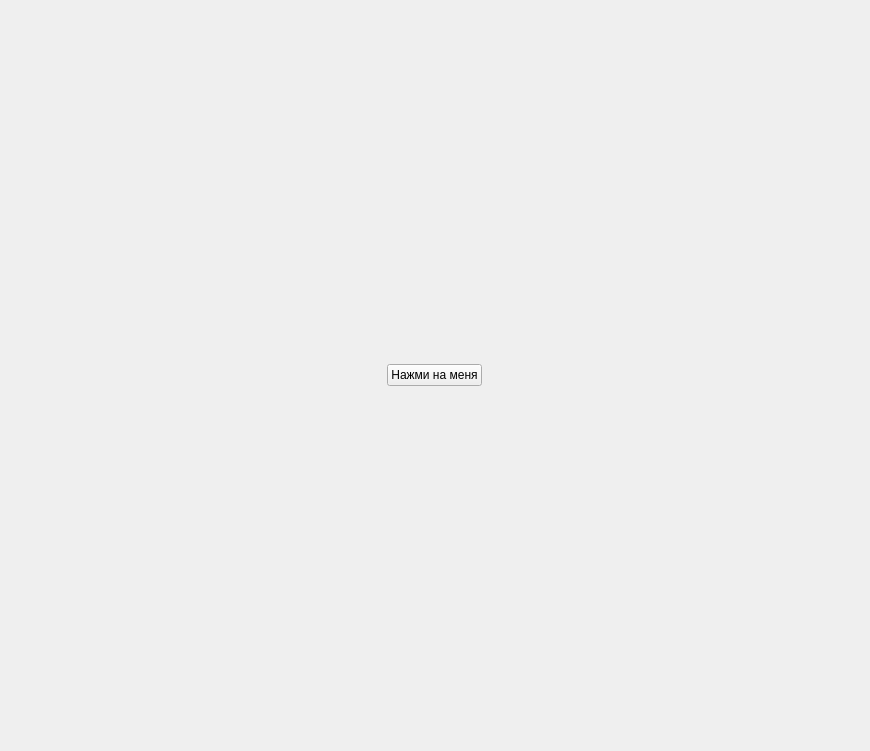
<?xml version="1.0" encoding="UTF-8"?>
<ui version="4.0">
 <class>Form</class>
 <widget class="QWidget" name="Form">
  <property name="geometry">
   <rect>
    <x>0</x>
    <y>0</y>
    <width>870</width>
    <height>751</height>
   </rect>
  </property>
  <property name="windowTitle">
   <string>Form</string>
  </property>
  <layout class="QHBoxLayout" name="horizontalLayout">
   <item>
    <widget class="QPushButton" name="pushButton">
     <property name="sizePolicy">
      <sizepolicy hsizetype="Fixed" vsizetype="Fixed">
       <horstretch>0</horstretch>
       <verstretch>0</verstretch>
      </sizepolicy>
     </property>
     <property name="text">
      <string>Нажми на меня</string>
     </property>
    </widget>
   </item>
  </layout>
 </widget>
 <resources/>
 <connections/>
</ui>
